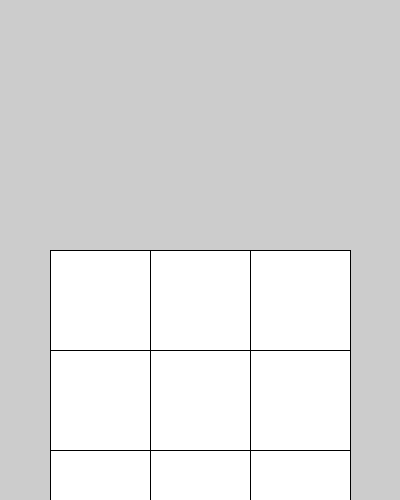
Frame 1 (no input)
Frame 60 (the mouse pressed at the canvas centre just before this capture): identical to frame 1, image omitted
Frame 120 (the mouse held since frame 60 and released just before this capture): identical to frame 1, image omitted

The Processing sketch that drew this single still picture (run headless with seeded random() and noise(); from frame 60 on, the mouse is pressed at the canvas centre):

// Processing sketch: NumPadFOR
// ── NumPadFOR.pde
/* Program Notes: Geometry is portrait (smaller width)
 Demonstrates num pad as Nested FOR Loops
 Start wtih width, then error check height
 */
//
//Global Variables
int appWidth, appHeight; //CAUTION: decimals are truncated in ints, not floats or doubles
float widthSquare, heightSquare;
int numPadColumns = 3;
float[] x = new float [numPadColumns];
int numPadRows = 5;
float[] y = new float [numPadRows];
//
void setup() {
  size (400, 500);
  appWidth = width;
  appHeight = height;
  //
  //Population of rect() variables
  widthSquare = appWidth*1/4;
  heightSquare = widthSquare;
  /* Primitive Variable Prototyping
   x0 = widthSquare*1/2;
   x1 = widthSquare*3/2;
   x2 = widthSquare*5/2;
   y0 = widthSquare*5/2;
   y1 = widthSquare*7/2;
   y2 = widthSquare*9/2;
   y3 = widthSquare*11/2;
   y4 = widthSquare*14/2;
   */
  /* Separate FOR Loops
   for ( int i=0; i<numPadColumns; i++ ) { // i stops for x not y
   x[i] = widthSquare*(2*i+1)/2;
   println("Inside x", x[i] );
   } //End FOR
   for ( int i=0; i<numPadRows; i++ ) {
   y[i] = widthSquare*(2*i+5)/2;
   println("Inside y", y[i]);
   } // End FOR
   */
  // Combined FOR Loops
  for ( int i=0; i<numPadRows; i++ ) {
    if ( i<numPadColumns ) x[i] = writeCoordinate(i, 1);
    y[i] = writeCoordinate(i, 5);
  } // End FOR
  printArray(x);
  printArray(y);
} //End setup
float writeCoordinate (int i, int oddStart) {
  return widthSquare*(2*i+oddStart)/2;
} //End writeCoordiante
//
void draw() {
  for ( int i=0; i<numPadColumns; i++ ) {
    for ( int j=0; j<numPadRows-1; j++ ) {
      rect(x[i], y[j], widthSquare, heightSquare);
    } //End FOR
  } //End FOR
  /* Primitive Variables in drawing rect()s
  rect(x0, y0, widthSquare, heightSquare);
   rect(x0, y1, widthSquare, heightSquare);
   rect(x0, y2, widthSquare, heightSquare);
   rect(x0, y3, widthSquare, heightSquare);
   rect(x1, y0, widthSquare, heightSquare);
   rect(x1, y1, widthSquare, heightSquare);
   rect(x1, y2, widthSquare, heightSquare);
   rect(x1, y3, widthSquare, heightSquare);
   rect(x2, y0, widthSquare, heightSquare);
   rect(x2, y1, widthSquare, heightSquare);
   rect(x2, y2, widthSquare, heightSquare);
   rect(x2, y3, widthSquare, heightSquare);
   */
} //End draw
//
void mousePressed() {
  //
  // Creating Number Pad Buttons
  // Basic IF key variables: mouseX> && mouseX< && mouseY> && mouseY<
  // First rect variables: x0, y0, widthSquare, heightSquare
  // if ( mouseX>x0 && mouseX<x0+widthSquare && mouseY>y0 && mouseY<y0+widthSquare ) println("1");
  //
  int buttonCounter = 1;
  for ( int i=0; i<numPadColumns; i++ ) {
    for ( int j=0; j<numPadRows; j++ ) {
      println(i, j);
      if ( mouseX>x[i] && mouseX<x[i]+widthSquare && mouseY>y[j] && mouseY<y[j]+widthSquare ) println("Button #:", buttonCounter);
      buttonCounter++;
      // Note: built in ERROR with buttonCounter, iterates the wrong way
      // CAUTION: prototyping button return must be fixed before using this in timer program
    } //End FOR
  } // End FOR
  // CAUTION: will iterate over all buttons
  // Fix Hint: start at beginning and stop when button activated
  // Solution: Change FOR to WHILE
  // Unsolved Problem: estimating where to start reading instead of button "1"
  //
} //End mousePressed
//
void keyPressed() {
} //End keyPressed
//
//End MAIN Program
